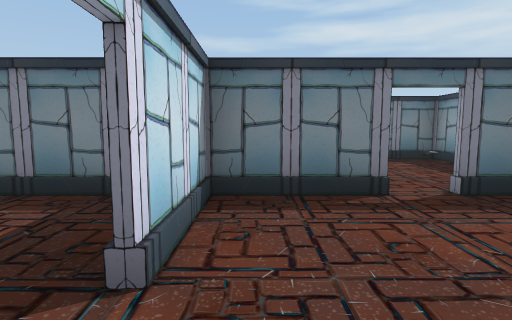
view 1 (above)

20 first-person views from a walk through a scene from a Unity 3-D project. The camera is 1.5 m above the floor, tilts 6° down and sees 80° across. The floor is counted in squares, 2 m on a side. Each view is taken from the middle of a square. On the plan, view 1 faces up. The plan holds only what a view shows up to about 10 squares ahead; the rest is blank. The player character is not drawn.

view 2
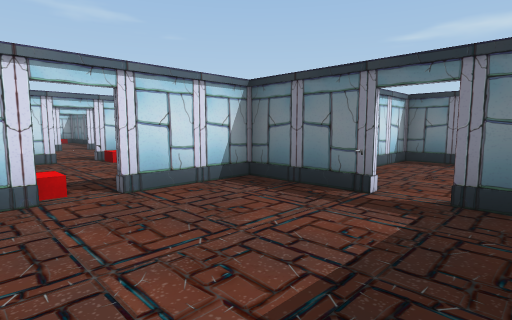

view 3
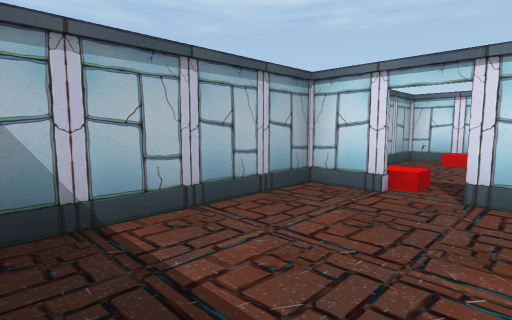

view 4
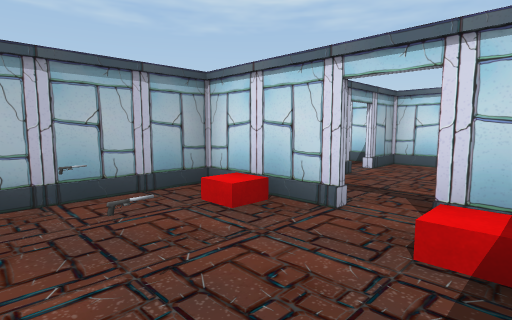

view 5
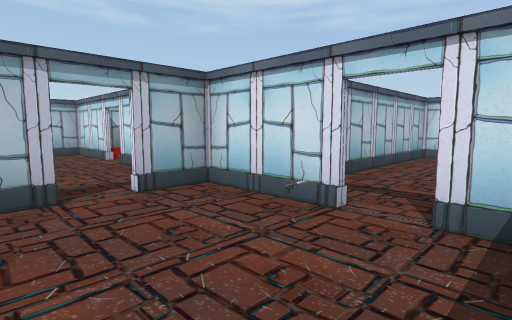

view 6
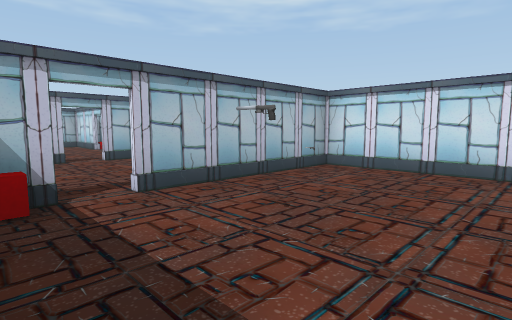

view 7
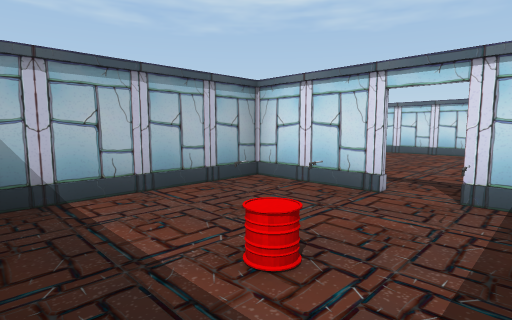

view 8
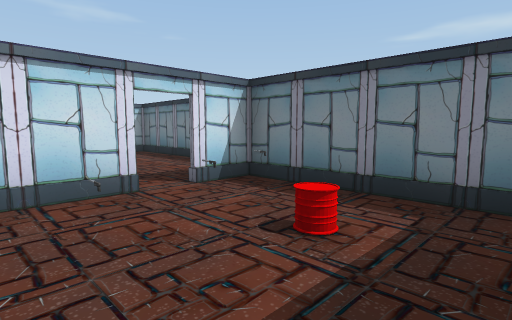

view 9
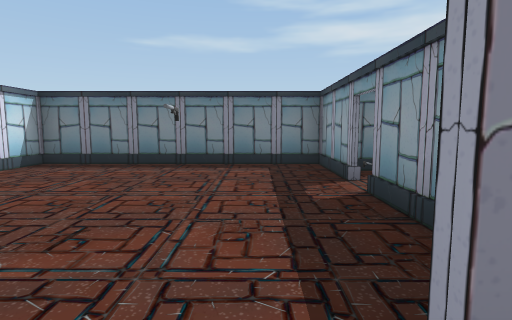

view 10
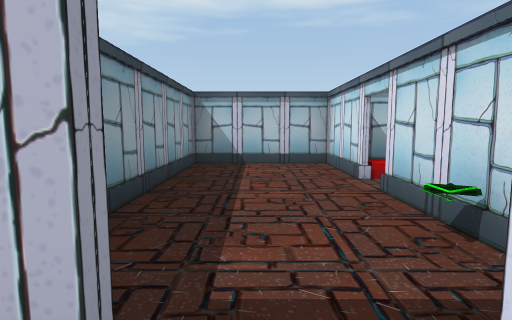

view 11
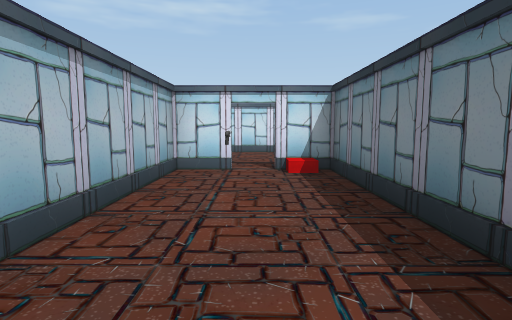

view 12
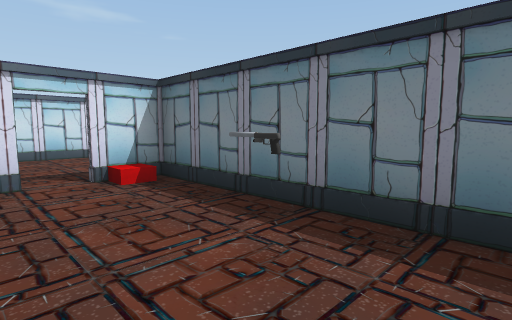

view 13
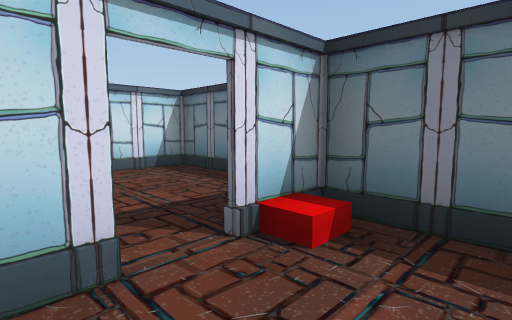

view 14
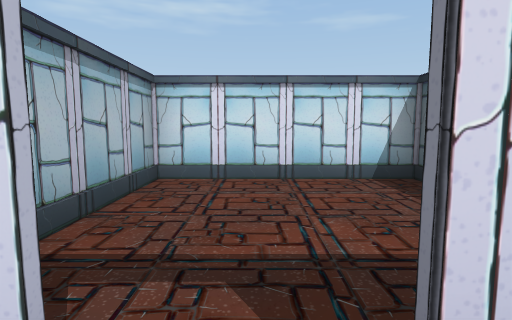

view 15
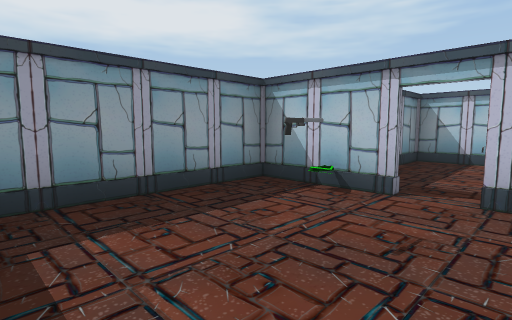

view 16
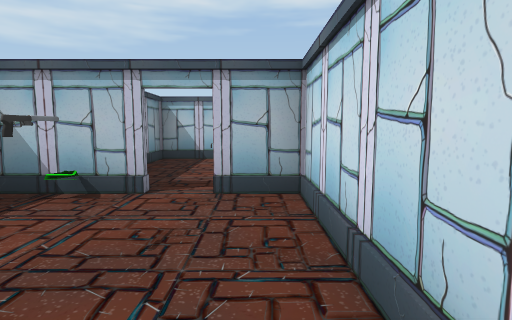

view 17
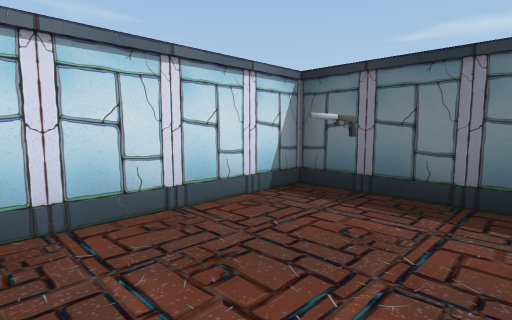

view 18
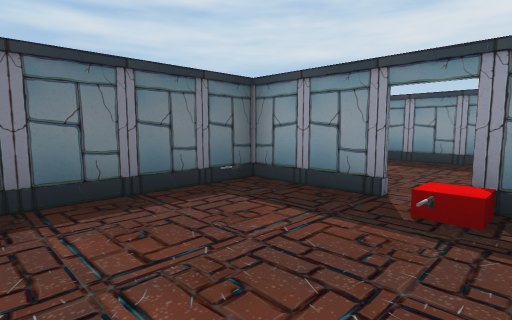

view 19
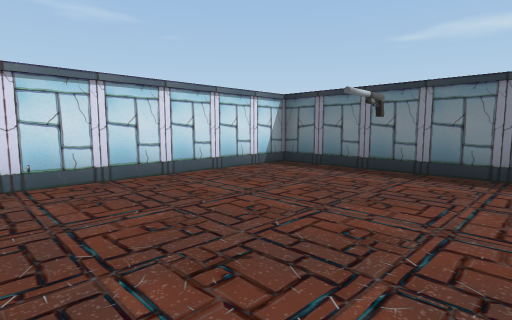

view 20
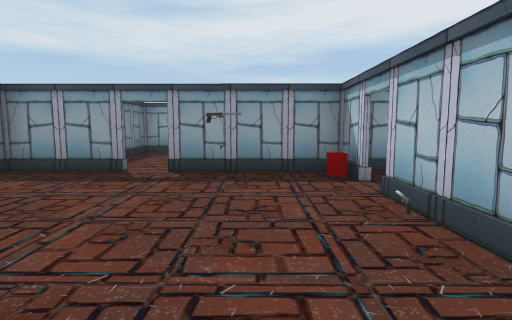

### Floor plan
Points are (right, up) in squares from view 1. A wall is a line through its corners. A room is listed if a view was taken in it or the views show most of it. See-through windows are left out.
Room 1 (views 1, 2, 3)
walls: (1.5, 3.4) (-1, 3.4); (3, 3.4) (2.3, 3.4); (-0.6, 0.6) (-0.6, -0.5) (3.3, -0.5) (3.3, 3); (-0.6, 3.5) (-0.6, 1.2)
ways out: opening at (-1, 1) to room 2; opening at (2, 3) to room 6
objects: other object (2, 3)
Room 2 (views 4, 18)
walls: (-4.6, 1.6) (-4.6, -0.5) (-2.2, -0.5); (-0.7, 1.2) (-0.7, 3.5); (-4.6, 2.9) (-4.6, 2.2); (-1, 3.4) (-3.7, 3.4)
ways out: opening at (-1, 1) to room 1; opening at (-5, 2) to room 4
objects: other object (-3, 0); other object (-3, 2)
Room 3 (views 5, 6, 7, 8, 9, 19, 20)
walls: (-4.6, 8.3) (-4.6, 10.4) (-10.5, 10.4) (-10.6, 4.5) (-6.4, 4.5); (-4.5, 5.5) (-1.2, 5.5); (-5.8, 4.5) (-4.6, 4.5); (-4.7, 3.7) (-4.7, 4.6); (-0.7, 8.6) (-0.7, 9.4) (-4.6, 9.4) (-4.6, 8.2)
ways out: opening at (-6, 4) to room 4
objects: other object (-9, 5); other object (-5, 5); other object (-5, 6) to (-5, 7); other object (-4, 9); other object (-3, 7); other object (-3, 8); other object (-2, 8)
Room 4 (view 10)
walls: (-6.7, 0.5) (-6.2, 0.5); (-8.6, 2.6) (-8.6, 0.5) (-7.5, 0.5); (-8.6, 3.9) (-8.6, 3.2)
ways out: opening at (-5, 2) to room 2; opening at (-6, 4) to room 3; opening at (-9, 3) to room 5; opening at (-7, 0) to room 7
objects: other object (-7, 3)
Room 5 (views 11, 12, 13, 14)
walls: (-10.1, 4.4) (-14.6, 4.4) (-14.6, 3.3); (-14.6, 2.6) (-14.6, 1.5); (-14.5, 1.5) (-10.5, 1.5)
ways out: opening at (-9, 3) to room 4; opening at (-15, 3) to room 8
objects: other object (-11, 3)
Room 6 (views 15, 16, 17)
walls: (2.2, 3.5) (4.3, 3.5) (4.3, 7.4) (0.4, 7.4) (0.4, 3.5) (1.5, 3.5)
ways out: opening at (2, 3) to room 1
objects: other object (2, 5)
Room 7 (no view inside)
walls: (-8.6, -3.4) (-8.6, -5.5) (-5.7, -5.5) (-5.7, -1.6); (-8.6, 0) (-8.6, -2.8)
ways out: opening at (-7, 0) to room 4; opening at (-9, -3)
objects: other object (-8, -1)
Room 8 (no view inside)
walls: (-17, 5.4) (-18.5, 5.4) (-18.5, 1.5) (-14.5, 1.5)
ways out: opening at (-15, 3) to room 5

Where each view was taken, in squares from view 1:
view 1: 0 up, 0 right, facing up
view 2: 0 up, 3 right, facing up-left
view 3: 2 up, 3 right, facing down-left
view 4: 3 up, 2 left, facing down-left
view 5: 4 up, 6 left, facing down-left
view 6: 8 up, 5 left, facing down-left
view 7: 9 up, 1 left, facing down-left
view 8: 6 up, 1 left, facing up-left
view 9: 4 up, 6 left, facing up
view 10: 1 up, 7 left, facing down
view 11: 3 up, 9 left, facing left
view 12: 2 up, 10 left, facing up-left
view 13: 2 up, 13 left, facing up-left
view 14: 3 up, 14 left, facing left
view 15: 7 up, 1 right, facing down-right
view 16: 7 up, 1 right, facing down
view 17: 4 up, 3 right, facing up-left
view 18: 0 up, 4 left, facing up-right
view 19: 5 up, 6 left, facing up-left
view 20: 6 up, 10 left, facing right
